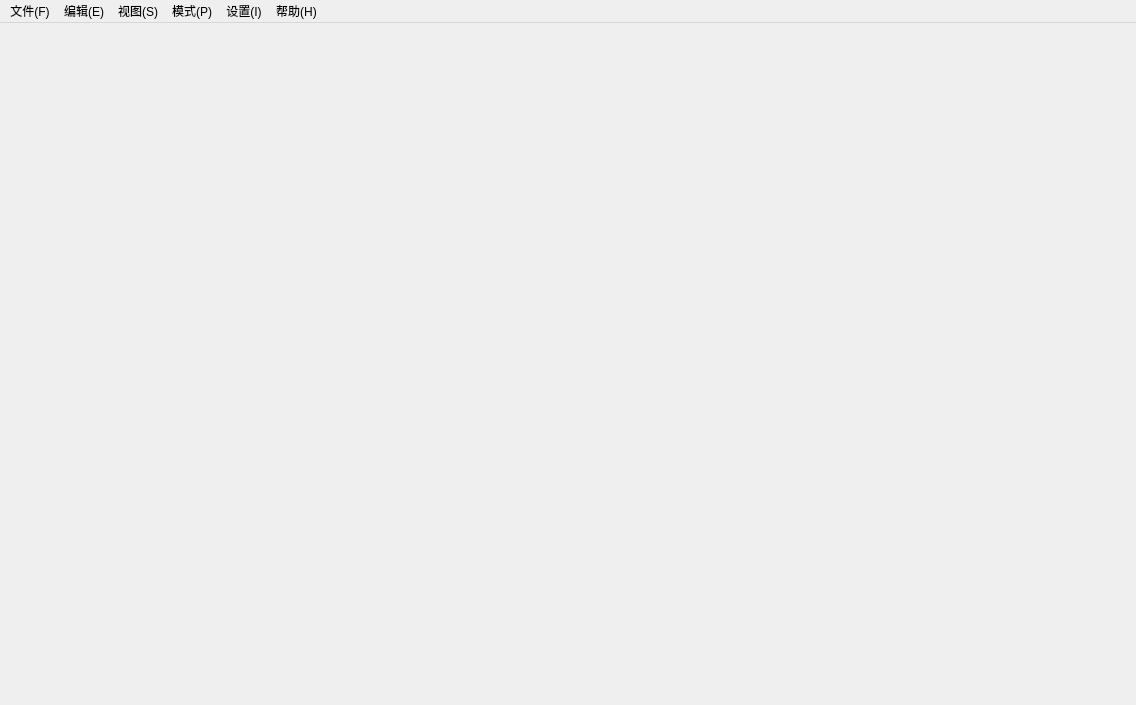
<?xml version="1.0" encoding="UTF-8"?>
<ui version="4.0">
 <class>MainWindow</class>
 <widget class="QMainWindow" name="MainWindow">
  <property name="geometry">
   <rect>
    <x>0</x>
    <y>0</y>
    <width>1136</width>
    <height>705</height>
   </rect>
  </property>
  <property name="windowTitle">
   <string>MainWindow</string>
  </property>
  <widget class="QWidget" name="centralwidget">
   <layout class="QGridLayout" name="gridLayout">
    <property name="leftMargin">
     <number>0</number>
    </property>
    <property name="topMargin">
     <number>0</number>
    </property>
    <property name="rightMargin">
     <number>0</number>
    </property>
    <property name="bottomMargin">
     <number>0</number>
    </property>
    <property name="spacing">
     <number>0</number>
    </property>
    <item row="0" column="0">
     <widget class="QStackedWidget" name="stackedWidget">
      <property name="currentIndex">
       <number>0</number>
      </property>
      <widget class="CalculateMag" name="calculatemag"/>
      <widget class="AdgustMag" name="adgustMag"/>
      <widget class="SerialProt" name="serialPort"/>
     </widget>
    </item>
   </layout>
  </widget>
  <widget class="QMenuBar" name="menubar">
   <property name="geometry">
    <rect>
     <x>0</x>
     <y>0</y>
     <width>1136</width>
     <height>29</height>
    </rect>
   </property>
   <widget class="QMenu" name="menu">
    <property name="title">
     <string>文件(F)</string>
    </property>
    <widget class="QMenu" name="menuEQF">
     <property name="title">
      <string>EQF</string>
     </property>
     <addaction name="actionimport"/>
     <addaction name="actionexport"/>
    </widget>
    <addaction name="actionNew_Import"/>
    <addaction name="menuEQF"/>
    <addaction name="separator"/>
    <addaction name="actionOpen"/>
    <addaction name="actionSave"/>
   </widget>
   <widget class="QMenu" name="menu_2">
    <property name="title">
     <string>编辑(E)</string>
    </property>
   </widget>
   <widget class="QMenu" name="menu_3">
    <property name="title">
     <string>视图(S)</string>
    </property>
    <addaction name="actionfreqChart"/>
    <addaction name="actionphaseChart"/>
   </widget>
   <widget class="QMenu" name="menu_4">
    <property name="title">
     <string>模式(P)</string>
    </property>
    <addaction name="actionGather"/>
    <addaction name="actionAdgust"/>
    <addaction name="actionSend"/>
   </widget>
   <widget class="QMenu" name="menu_H">
    <property name="title">
     <string>帮助(H)</string>
    </property>
    <addaction name="actionbnb"/>
   </widget>
   <widget class="QMenu" name="menu_5">
    <property name="title">
     <string>设置(I)</string>
    </property>
    <widget class="QMenu" name="menuSetStyle">
     <property name="title">
      <string>SetStyle</string>
     </property>
     <addaction name="actionOne"/>
     <addaction name="actiontwo"/>
    </widget>
    <addaction name="actionSmooth"/>
    <addaction name="menuSetStyle"/>
   </widget>
   <addaction name="menu"/>
   <addaction name="menu_2"/>
   <addaction name="menu_3"/>
   <addaction name="menu_4"/>
   <addaction name="menu_5"/>
   <addaction name="menu_H"/>
  </widget>
  <action name="actionfreqChart">
   <property name="checkable">
    <bool>true</bool>
   </property>
   <property name="text">
    <string>freqChart</string>
   </property>
  </action>
  <action name="actionphaseChart">
   <property name="checkable">
    <bool>true</bool>
   </property>
   <property name="text">
    <string>phaseChart</string>
   </property>
  </action>
  <action name="actionGather">
   <property name="text">
    <string>Gather</string>
   </property>
  </action>
  <action name="actionAdgust">
   <property name="text">
    <string>Adgust</string>
   </property>
  </action>
  <action name="actionSend">
   <property name="text">
    <string>Send</string>
   </property>
  </action>
  <action name="actionSmooth">
   <property name="text">
    <string>Smooth</string>
   </property>
  </action>
  <action name="actionimport">
   <property name="text">
    <string>Import</string>
   </property>
  </action>
  <action name="actionexport">
   <property name="text">
    <string>Export</string>
   </property>
  </action>
  <action name="actionNew_Import">
   <property name="text">
    <string>New Import</string>
   </property>
  </action>
  <action name="actionSave">
   <property name="text">
    <string>Save</string>
   </property>
   <property name="shortcut">
    <string>Ctrl+S</string>
   </property>
  </action>
  <action name="actionOpen">
   <property name="text">
    <string>Open</string>
   </property>
   <property name="shortcut">
    <string>Ctrl+O</string>
   </property>
  </action>
  <action name="actionbnb">
   <property name="text">
    <string>版本号</string>
   </property>
  </action>
  <action name="actionOne">
   <property name="text">
    <string>one</string>
   </property>
  </action>
  <action name="actiontwo">
   <property name="text">
    <string>two</string>
   </property>
  </action>
 </widget>
 <customwidgets>
  <customwidget>
   <class>CalculateMag</class>
   <extends>QWidget</extends>
   <header>Gather\calculatemag.h</header>
   <container>1</container>
  </customwidget>
  <customwidget>
   <class>SerialProt</class>
   <extends>QWidget</extends>
   <header>Send\serialprot.h</header>
   <container>1</container>
  </customwidget>
  <customwidget>
   <class>AdgustMag</class>
   <extends>QWidget</extends>
   <header>Adgust\adgustmag.h</header>
   <container>1</container>
  </customwidget>
 </customwidgets>
 <resources/>
 <connections/>
</ui>
